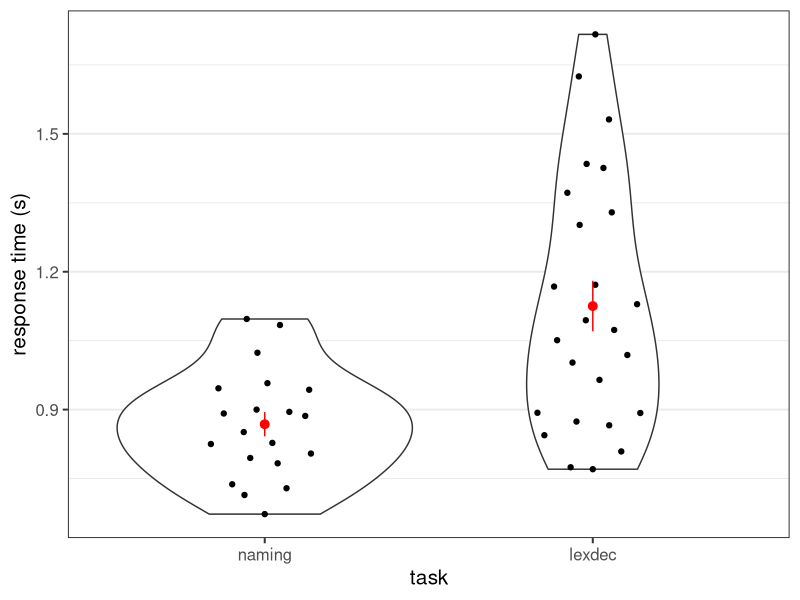

Generate this figure with R: (Note: this script raises an error after producing the figure.)

library("tidyverse")
library("afex")
theme_set(theme_bw(base_size = 15) + 
            theme(legend.position="bottom", 
                  panel.grid.major.x = element_blank()))

options(pillar.sigfig = 2)

data("fhch2010")
fhch <- as_tibble(droplevels(fhch2010[ fhch2010$correct,])) # remove errors
str(fhch2010) # structure of the data

####

ylab <- "response time (s)"

##---------------------------------------------------------------
##                        Aggregated Data                       -
##---------------------------------------------------------------

fhch %>% 
  group_by(task) %>% 
  summarise(m = mean(rt)) %>% 
  mutate(ov_mean = mean(m)) %>% 
  mutate(diff = ov_mean - m)

fhch_agg <- fhch %>% 
  group_by(id, task) %>% 
  summarise(rt = mean(rt))
lm1 <- lm(rt ~ task, fhch_agg)
fhch_agg$resid <- residuals(lm1)


##---------------------------------------------------------------
##                      Make Residuals Plot                     -
##---------------------------------------------------------------

##### make residuals figure

vio_width <- 0.9
point_width <- 0.2

set.seed(1234566) ## needed to ensure jitter is the same each time plot is created
p1 <- ggplot(fhch_agg, aes(x = task, y = rt)) +
  geom_violin(width = vio_width) +
  ggbeeswarm::geom_quasirandom(width = point_width) +
  stat_summary(colour = "red") +
  #coord_cartesian(ylim = c(0, 100)) +
  labs(y = ylab)
p1

set.seed(1234566)  ## needed to ensure jittered points are at same position
p1_de <- ggplot_build(p1)

lap2 <- fhch_agg %>% 
  mutate(xpoint = p1_de$data[[2]]$x)

lap3 <- fhch_agg %>% 
  group_by(task) %>% 
  summarise(rt = mean(rt))

lap4 <- lap3 %>% 
  summarise(rt = mean(rt))

lap5 <- p1_de$data[[1]] %>% 
  group_by(x) %>% 
  summarise(xmin = first(xmin),
            xmax = first(xmax)) %>% 
  bind_cols(lap3)

lap6 <- p1_de$data[[2]] %>% 
  group_by(group) %>% 
  mutate(rt = mean(y)) %>% 
  as_tibble() %>% 
  select(-size, - fill, -alpha, - stroke)

set.seed(1234566)
p2 <- ggplot(fhch_agg, aes(x = task, y = rt)) +
  geom_violin(width = vio_width) +
  geom_segment(data = lap6, 
               mapping = aes(x = x, xend = x, y = rt, yend = y),
               colour = "grey") +
  ggbeeswarm::geom_quasirandom(width = point_width) +
  geom_hline(yintercept = lap4$rt, linetype = 3, colour = "blue") +
  geom_segment(data = lap5, mapping = aes(x = xmin, xend = xmax,
                                          y = rt, yend = rt),
               colour = "red", linetype = 2) +
  stat_summary(colour = "red") +
  labs(y = ylab)
p2

cowplot::plot_grid(p1, p2)
ggsave("simple-residuals.pdf", device = "pdf", 
       width = 19, height = 8, units = "cm")


##----------------------------------------------------------------
##                        individual plots                       -
##----------------------------------------------------------------

fhch_indiv <- fhch %>% 
  filter(id %in% c("L1", "L5")) %>% 
  droplevels()

fhch_indiv %>% 
  ggplot(aes(x = id, y = rt)) +
  geom_violin(width = vio_width) +
  ggbeeswarm::geom_quasirandom(width = point_width) +
  #stat_summary(colour = "red") +
  #coord_cartesian(ylim = c(0, 100)) +
  labs(y = ylab)



##---------------------------------------------------------------
##                            table                             -
##---------------------------------------------------------------



fhch_agg %>% 
  print(n = Inf)

p0_a <- fhch_agg %>% 
  filter(id %in% c(paste0("N", 1:7)))
p0_b <- fhch_agg %>% 
  filter(id %in% c(paste0("L", 1:6)))

fhch2 <- fhch %>% 
  select(id, task, rt)
lm2 <- lm(rt ~ task, fhch2)
fhch2$resid_lm <- residuals(lm2)
mm2 <- mixed(rt ~ task + (1|id), fhch2, method = "S")
fhch2$resid_lmm <- residuals(mm2$full_model)


p1 <- fhch2 %>% 
  group_by(id) %>% 
  mutate(trial = seq_len(n())) %>% 
  filter(id %in% c("L1")) %>% 
  filter((rt < 0.8 & trial < 4) | (rt > 0.8 & trial < 40)) %>% 
  select(-trial) %>% 
  slice(1:2, 6, 14, 15)
p2 <- fhch2 %>% 
  group_by(id) %>% 
  mutate(trial = seq_len(n())) %>% 
  filter(id %in% c("L5")) %>% 
  slice(c(7, 35, 50, 49, 126)) %>% 
  select(-trial)

out <- bind_cols(bind_rows(p0_a, tibble(id = NA), p0_b), 
                 NA, 
                 bind_rows(p1, tibble(id = NA), p2))

print(xtable::xtable(out, digits = 1), include.rownames = FALSE)


fhch_agg2 <- rownames_to_column(ranef(mm2$full_model)$id, var = "id") %>% 
  rename(ri = "(Intercept)") %>% 
  right_join(fhch_agg) %>% 
  as_tibble()

fhch_agg2 %>% 
  select(-rt) %>% 
  pivot_longer(cols = c(ri, resid)) %>% 
  mutate(estimate = factor(name, levels = c("ri", "resid"), 
                           labels = c("RI", "Observed"))) %>% 
  ggplot(aes(x = value, y = estimate)) +
  geom_point() +
  geom_line(aes(group = id))


##----------------------------------------------------------------
##                        Include Stimulus                       -
##----------------------------------------------------------------

fhch %>% 
  group_by(task, stimulus) %>% 
  summarise(m = mean(rt)) %>% 
  ungroup() %>% 
  mutate(ov_mean = mean(m)) %>% 
  mutate(diff = ov_mean - m)

fhch %>% 
  filter(stimulus == "nonword") %>% 
  droplevels() %>% 
  {levels(.$item)}

fhch %>% 
  filter(stimulus == "word") %>% 
  droplevels() %>% 
  {levels(.$item)}

##


fhch3 <- fhch %>% 
  select(id, task, stimulus, item, rt)
mm3 <- mixed(rt ~ task*stimulus + (stimulus|id), fhch3, method = "S")
mm3
mm4 <- mixed(rt ~ task*stimulus + (stimulus|id) + (task|item), fhch3, method = "S")
mm4

fhch3$resid_lmm1 <- residuals(mm3$full_model)
fhch3$resid_lmm2 <- residuals(mm4$full_model)
summary(mm3)
summary(mm4)

p1 <- fhch3 %>% 
  group_by(id) %>% 
  mutate(trial = seq_len(n())) %>% 
  filter(id %in% c("L1")) %>% 
  filter((rt < 0.8 & trial < 4) | (rt > 0.8 & trial < 40)) %>% 
  select(-trial) %>% 
  slice(1:2, 6, 14, 15)
p2 <- fhch3 %>% 
  group_by(id) %>% 
  mutate(trial = seq_len(n())) %>% 
  filter(id %in% c("L5")) %>% 
  slice(c(7, 35, 50, 49, 126)) %>% 
  select(-trial)

# fhch3 %>% 
#   group_by(id) %>% 
#   mutate(trial = seq_len(n())) %>% 
#   filter(id %in% c("L5")) %>% 
#   View()

out <- bind_rows(p1, tibble(id = NA), p2)

print(xtable::xtable(out, digits = 1), include.rownames = FALSE)

fhch3_eff <- fhch3 %>%
  group_by(task, stimulus, id) %>% 
  summarise(rt = mean(rt)) %>% 
  group_by(id) %>% 
  summarise(
    mean = mean(rt),
    effect = rt[1] - rt[2]
  )

cor.test(fhch3_eff$mean, fhch3_eff$effect)
fhch3_eff %>% 
  summarise(
    cor(mean,effect)
  )

fhch3_eff2 <- left_join(
  fhch3_eff, 
  rownames_to_column(ranef(mm3$full_model)$id, var = "id")
) %>% 
  mutate(
    inter_emp = mean - mean(mean),
    effect_emp = effect - mean(effect)
  ) %>% 
  rename(
    inter_est = "(Intercept)",
    effect_est = stimulus1
  ) %>% 
  select(-mean, -effect)


fhch3_eff2 %>% 
  pivot_longer(-id, names_to = c("effect", "measure"), names_sep = "_") %>%
  #pivot_wider(names_from = effect, values_from = value) %>% 
  mutate(estimate = factor(measure, levels = c("est", "emp"), 
                           labels = c("random", "observed"))) %>% 
  ggplot(aes(x = value, y = estimate)) +
  geom_point() +
  geom_line(aes(group = id)) +
  facet_wrap(vars(effect), scales = "free_x")



####

mm <- mixed(rt ~ task*stimulus*length + (stimulus*length|id), fhch, method = "S")
mm

mm2 <- mixed(rt ~ task*stimulus*length + (stimulus*length||id), fhch, method = "S", expand_re = TRUE)
mm2

mm3 <- mixed(rt ~ task*stimulus*length + (stimulus+length||id), fhch, method = "S", expand_re = TRUE)
mm3

summary(mm3)

mm4 <- mixed(rt ~ task*stimulus*length + (stimulus||id), fhch, method = "S", expand_re = TRUE)
mm4
